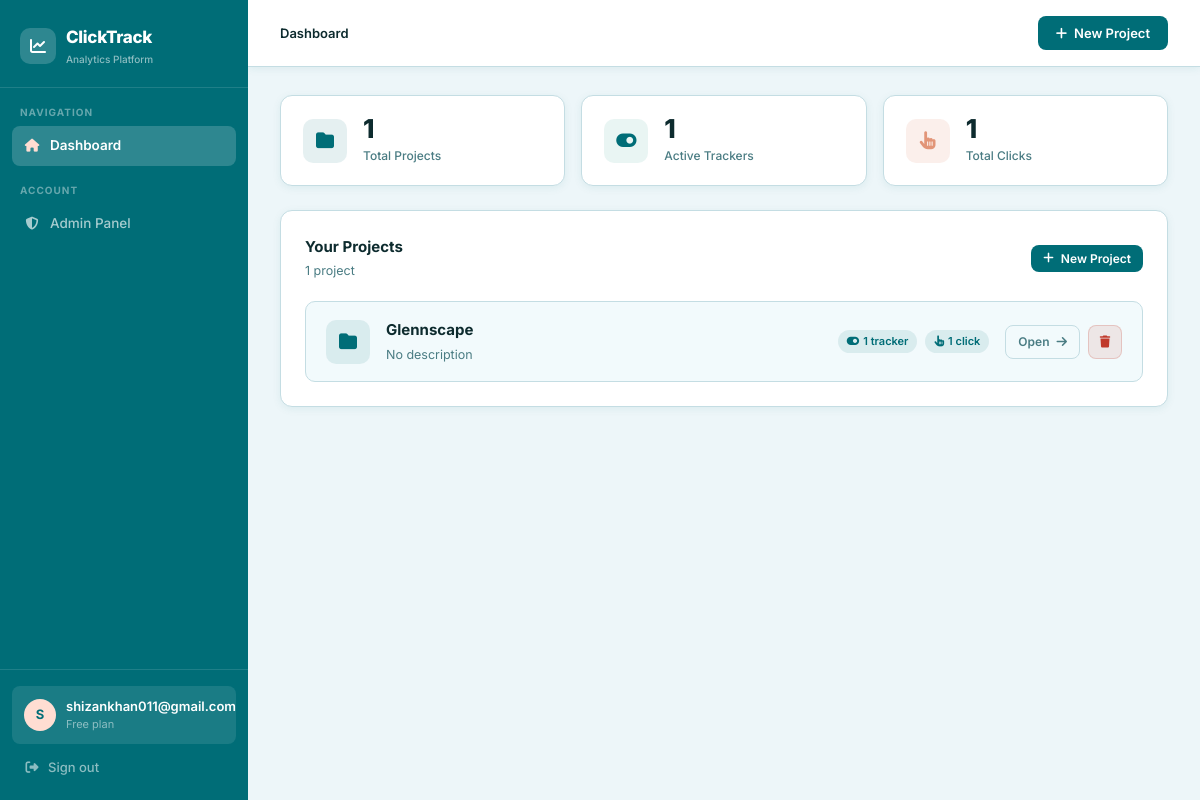
Before: /dashboard/ (signed in) with the older database file.
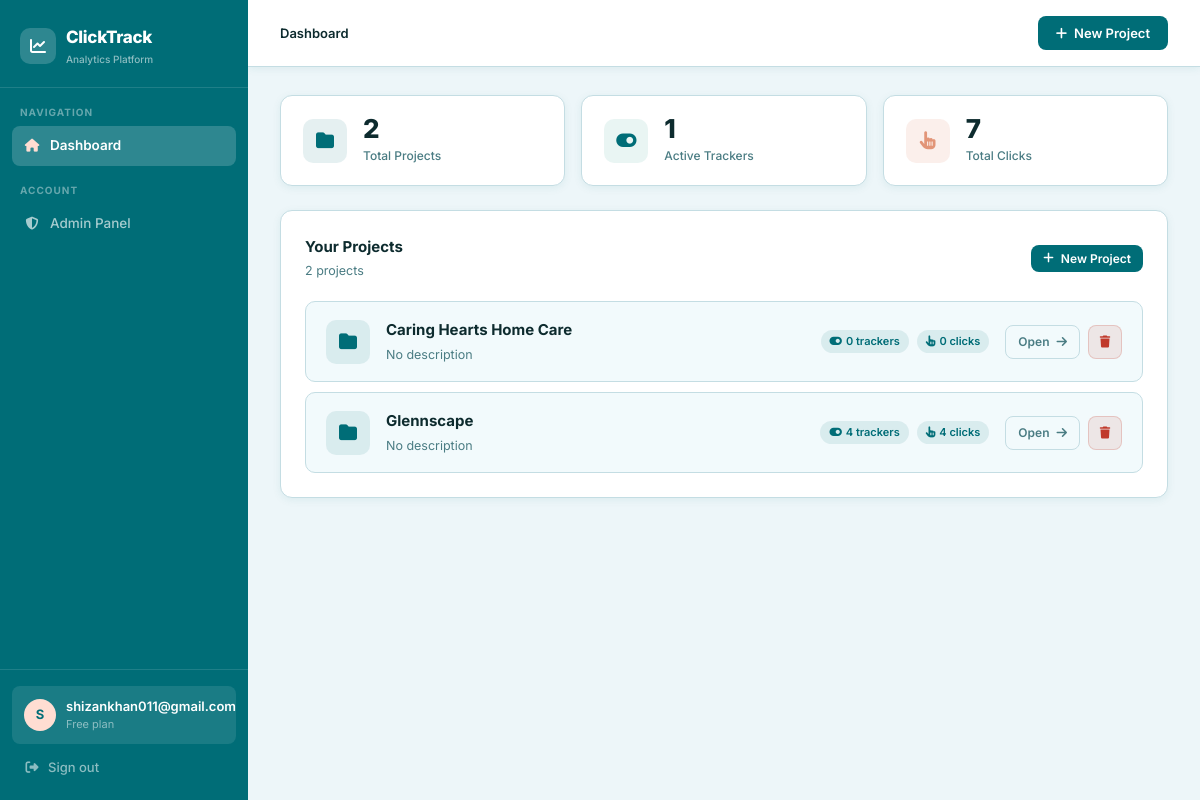
After: the same page with the newer database file.
### tracker/models.py (models this page shows, shortened)
class Project(models.Model):
    user = models.ForeignKey(User, on_delete=models.CASCADE, related_name='projects')
    name = models.CharField(max_length=200)
    description = models.TextField(blank=True)
    created_at = models.DateTimeField(auto_now_add=True)

### tracker/views.py (the view, shortened to what this page needs)
# urls.py: path('dashboard/', tracker_views.main_dashboard, name='dashboard'),
@login_required
def main_dashboard(request):
    projects = request.user.projects.annotate(
        button_count=Count('buttons'),
        click_count=Count('buttons__clicks')
    ).order_by('-created_at')
    total_projects = projects.count()
    total_buttons = ButtonTracker.objects.filter(project__user=request.user).count()
    total_clicks = ClickEvent.objects.filter(tracker__project__user=request.user).count()
    total_site_clicks = PageClickEvent.objects.filter(tracker__project__user=request.user).count()
    context = {
        'projects': projects,
        'total_projects': total_projects,
        'total_buttons': total_buttons,
        'total_clicks': total_clicks + total_site_clicks,
    }
    return render(request, 'tracker/main_dashboard.html', context)

### tracker/templates/tracker/main_dashboard.html (shortened to what this page needs)
{% extends "base.html" %}
{% block nav_dashboard %}active{% endblock %}
{% block page_heading %}Dashboard{% endblock %}
{% block topbar_actions %}
<button class="btn btn-primary" onclick="document.getElementById('createProjectModal').classList.add('open')">
    <i class="fa-solid fa-plus"></i> New Project
</button>
{% endblock %}
{% block content %}
<div class="stats-grid">
    <div class="stat-card">
        <div class="stat-icon indigo"><i class="fa-solid fa-folder"></i></div>
        <div>
            <div class="stat-value">{{ total_projects }}</div>
            <div class="stat-label">Total Projects</div>
        </div>
    </div>
    <div class="stat-card">
        <div class="stat-icon teal"><i class="fa-solid fa-toggle-on"></i></div>
        <div>
            <div class="stat-value">{{ total_buttons }}</div>
            <div class="stat-label">Active Trackers</div>
        </div>
    </div>
    <div class="stat-card">
        <div class="stat-icon yellow"><i class="fa-solid fa-hand-pointer"></i></div>
        <div>
            <div class="stat-value">{{ total_clicks }}</div>
            <div class="stat-label">Total Clicks</div>
        </div>
    </div>
</div>
<div class="card">
    <div class="card-header">
        <div>
            <div class="card-title">Your Projects</div>
            <div class="card-subtitle">{{ total_projects }} project{{ total_projects|pluralize }}</div>
        </div>
        <button class="btn btn-primary btn-sm" onclick="document.getElementById('createProjectModal').classList.add('open')">
            <i class="fa-solid fa-plus"></i> New Project
        </button>
    </div>
    {% if projects %}
    <div style="display:flex; flex-direction:column; gap:10px;">
        {% for p in projects %}
        <div style="
            display:flex; align-items:center; gap:16px;
            background:var(--surface2); border:1px solid var(--border);
            border-radius:10px; padding:16px 20px;
            transition: border-color 0.2s, box-shadow 0.2s;
            cursor: default;
        " onmouseover="this.style.borderColor='var(--accent)'; this.style.boxShadow='0 2px 12px rgba(0,109,119,0.10)'"
           onmouseout="this.style.borderColor='var(--border)'; this.style.boxShadow='none'">
            <div style="
                width:44px; height:44px; border-radius:10px;
                background:var(--accent-light); color:var(--accent);
                display:flex; align-items:center; justify-content:center;
                font-size:18px; flex-shrink:0;
            ">
                <i class="fa-solid fa-folder"></i>
            </div>
            <div style="flex:1; min-width:0;">
                <div style="font-weight:700; font-size:15px; color:var(--text); margin-bottom:3px;">{{ p.name }}</div>
                <div style="color:var(--text-muted); font-size:12.5px; white-space:nowrap; overflow:hidden; text-overflow:ellipsis;">
                    {{ p.description|default:"No description" }}
                </div>
            </div>
            <div style="display:flex; align-items:center; gap:8px; flex-shrink:0;">
                <span class="badge badge-indigo">
                    <i class="fa-solid fa-toggle-on" style="margin-right:4px;"></i>
                    {{ p.button_count }} tracker{{ p.button_count|pluralize }}
                </span>
                <span class="badge badge-green">
                    <i class="fa-solid fa-hand-pointer" style="margin-right:4px;"></i>
                    {{ p.click_count }} click{{ p.click_count|pluralize }}
                </span>
            </div>
            <div style="display:flex; gap:8px; flex-shrink:0;">
                <a href="{% url 'project_dashboard' p.id %}" class="btn btn-ghost btn-sm">
                    Open <i class="fa-solid fa-arrow-right"></i>
                </a>
                <button class="btn btn-danger btn-sm btn-icon" title="Delete project"
                    onclick="confirmDelete('{% url 'delete_project' p.id %}', '{{ p.name|escapejs }}', 'project')">
                    <i class="fa-solid fa-trash"></i>
                </button>
            </div>
        </div>
        {% endfor %}
    </div>
    {% endif %}
</div>
{% endblock %}

### tracker/templates/base.html (shortened to what this page needs)
<!DOCTYPE html>
<html lang="en">
<head>
    <link rel="stylesheet" href="https://cdnjs.cloudflare.com/ajax/libs/font-awesome/6.5.0/css/all.min.css">
</head>
<body>
<div class="layout">
    <aside class="sidebar">
        <div class="sidebar-brand">
            <a href="{% url 'dashboard' %}" class="logo">
                <div class="logo-icon"><i class="fa-solid fa-chart-line"></i></div>
                <div>
                    <div class="logo-text">ClickTrack</div>
                    <div class="logo-sub">Analytics Platform</div>
                </div>
            </a>
        </div>
        <nav class="sidebar-nav">
            <div class="nav-label">Navigation</div>
            <a href="{% url 'dashboard' %}" class="nav-link {% block nav_dashboard %}{% endblock %}">
                <i class="fa-solid fa-house"></i> Dashboard
            </a>
            <div class="nav-label">Account</div>
            <a href="/admin/" class="nav-link">
                <i class="fa-solid fa-shield-halved"></i> Admin Panel
            </a>
        </nav>
        <div class="sidebar-footer">
            <div class="user-info">
                <div class="user-avatar">{{ request.user.username|first|upper }}</div>
                <div>
                    <div class="user-name">{{ request.user.username }}</div>
                    <div class="user-role">Free plan</div>
                </div>
            </div>
            <form method="POST" action="{% url 'logout' %}">
                <button type="submit" class="btn-logout">
                    <i class="fa-solid fa-right-from-bracket"></i> Sign out
                </button>
            </form>
        </div>
    </aside>
    <div class="main">
        <div class="topbar">
            <div class="topbar-left">
                {% block breadcrumb %}
                <nav class="breadcrumb">
                    <span class="current">{% block page_heading %}Dashboard{% endblock %}</span>
                </nav>
                {% endblock %}
            </div>
            <div>{% block topbar_actions %}{% endblock %}</div>
        </div>
        <div class="content">
            {% block content %}{% endblock %}
        </div>
    </div>
</div>
</body>
</html>

Changed rows visible on the page:
added Project: name "Caring Hearts Home Care", description "No description", button_count "0", click_count "0"
computed for Project "Glennscape": button_count "1" → "4"; click_count "1" → "4"
Other visible differences:
{{ total_projects }}: "1" → "2"
{{ total_clicks }}: "1" → "7"
